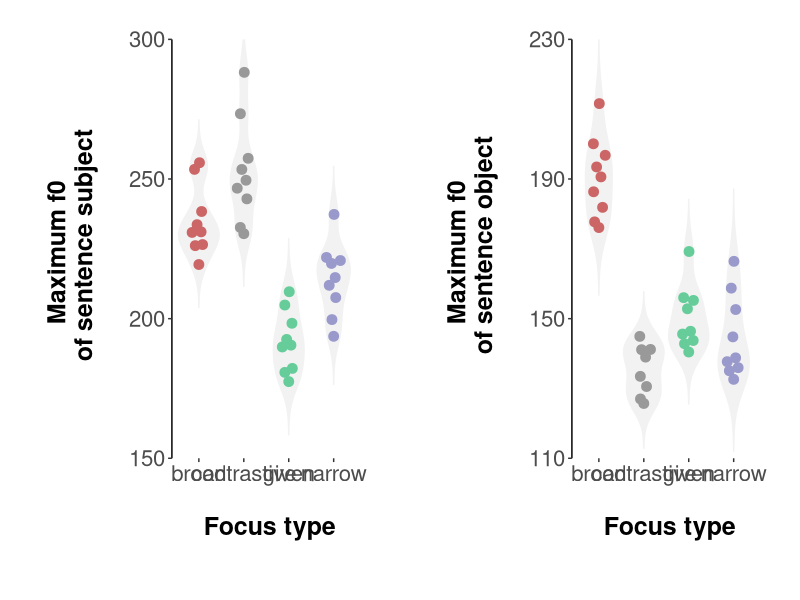

R code for this plot:

## Description: Extraction of pitch information to plot Figure 2 of Roettger & Cole
## Authors: Timo Roettger
## Date: June, 20th, 2018

#######################
#### Preprocessing ####
#######################

## libraries
library(tidyverse)
library(ggbeeswarm)

###########
## legend #
###########

## specify path
setwd(getwd())
ax <- read.csv("./OSF/Acoustic_analysis/all_acoustics.csv")


###########################
#### acoustic analysis ####
###########################

## aggregate accented vowel duration of subject and object
ax_agg <- ax %>%
  spread(position, max_f0) %>%
  group_by(focus, target) %>%
  summarise(f0_max_subj = mean(subject, na.rm = T),
            f0_max_obj = mean(object, na.rm = T),
  ) %>%
  mutate(rel_peak = f0_max_subj - f0_max_obj)
  

## F0max on subject
f0max_subj <- 
  ggplot(ax_agg, aes(color = focus, x = focus, y = f0_max_subj)) +
  geom_violin(fill = "grey95", color = "grey95", trim = F) +
  geom_quasirandom(size = 3, width = 0.2) + 
  scale_color_manual(labels = c("b" = "broad", "n" = "narrow", "c" = "contrastive", "g" = "given"),
                     guide = guide_legend(title = "Intended focus type"),
                     values = c("#CC6666", "#999999", "#66CC99", "#9999CC")) +
  scale_y_continuous(expand = c(0, 0), breaks = (c(150,200,250,300)), limits = c(150,300)) +
  ylab("Maximum f0 \n of sentence subject\n") +
  xlab("\n Focus type") +
  theme_classic() + 
  theme(legend.position = "none",
        legend.key.height = unit(2,"line"),
        legend.title = element_text(size = 18),
        legend.text = element_text(size = 16),
        legend.background = element_rect(fill = "transparent"),
        strip.background = element_blank(),
        strip.text = element_text(size = 18, face = "bold"),
        panel.spacing = unit(2, "lines"),
        plot.background = element_rect(fill = "transparent", colour = NA),
        panel.background = element_rect(fill = "transparent"),
        axis.line.x = element_blank(),
        axis.text.x = element_text(size = 16),
        axis.title.x = element_text(size = 18, face = "bold"),
        axis.text = element_text(size = 16),
        axis.title = element_text(size = 18, face = "bold"),
        plot.title = element_text(size = 18, face = "bold"),
        plot.margin = unit(c(1,1,1.5,1.2),"cm"))

## F0 max on object
f0max_obj <- 
  ggplot(ax_agg, aes(color = focus, x = focus, y = f0_max_obj)) +
  geom_violin(fill = "grey95", color = "grey95", trim = F) +
  geom_quasirandom(size = 3, width = 0.2) + 
  scale_color_manual(labels = c("b" = "broad", "n" = "narrow", "c" = "contrastive", "g" = "given"),
                     guide = guide_legend(title = "Intended focus type"),
                     values = c("#CC6666", "#999999", "#66CC99", "#9999CC")) +
  scale_y_continuous(expand = c(0, 0), breaks = (c(110,150,190,230)), limits = c(110,230)) +
  ylab("Maximum f0 \n of sentence object\n") +
  xlab("\n Focus type") +
  theme_classic() + 
  theme(legend.position = "none",
        legend.key.height = unit(2,"line"),
        legend.title = element_text(size = 18),
        legend.text = element_text(size = 16),
        legend.background = element_rect(fill = "transparent"),
        strip.background = element_blank(),
        strip.text = element_text(size = 18, face = "bold"),
        panel.spacing = unit(2, "lines"),
        plot.background = element_rect(fill = "transparent", colour = NA),
        panel.background = element_rect(fill = "transparent"),
        axis.line.x = element_blank(),
        axis.text.x = element_text(size = 16),
        axis.title.x = element_text(size = 18, face = "bold"),
        axis.text = element_text(size = 16),
        axis.title = element_text(size = 18, face = "bold"),
        plot.title = element_text(size = 18, face = "bold"),
        plot.margin = unit(c(1,1,1.5,1.2),"cm"))  


## function for multiple plots
multiplot <- function(..., plotlist=NULL, file, cols=2, layout=NULL) {
  library(grid)
  
  # Make a list from the ... arguments and plotlist
  plots <- c(list(...), plotlist)
  
  numPlots = length(plots)
  
  # If layout is NULL, then use 'cols' to determine layout
  if (is.null(layout)) {
    # Make the panel
    # ncol: Number of columns of plots
    # nrow: Number of rows needed, calculated from # of cols
    layout <- matrix(seq(1, cols * ceiling(numPlots/cols)),
                     ncol = cols, nrow = ceiling(numPlots/cols))
  }
  
  if (numPlots == 1) {
    print(plots[[1]])
    
  } else {
    # Set up the page
    grid.newpage()
    pushViewport(viewport(layout = grid.layout(nrow(layout), ncol(layout))))
    
    # Make each plot, in the correct location
    for (i in 1:numPlots) {
      # Get the i,j matrix positions of the regions that contain this subplot
      matchidx <- as.data.frame(which(layout == i, arr.ind = TRUE))
      
      print(plots[[i]], vp = viewport(layout.pos.row = matchidx$row,
                                      layout.pos.col = matchidx$col))
    }
  }
}


multiplot(f0max_subj, f0max_obj)  
